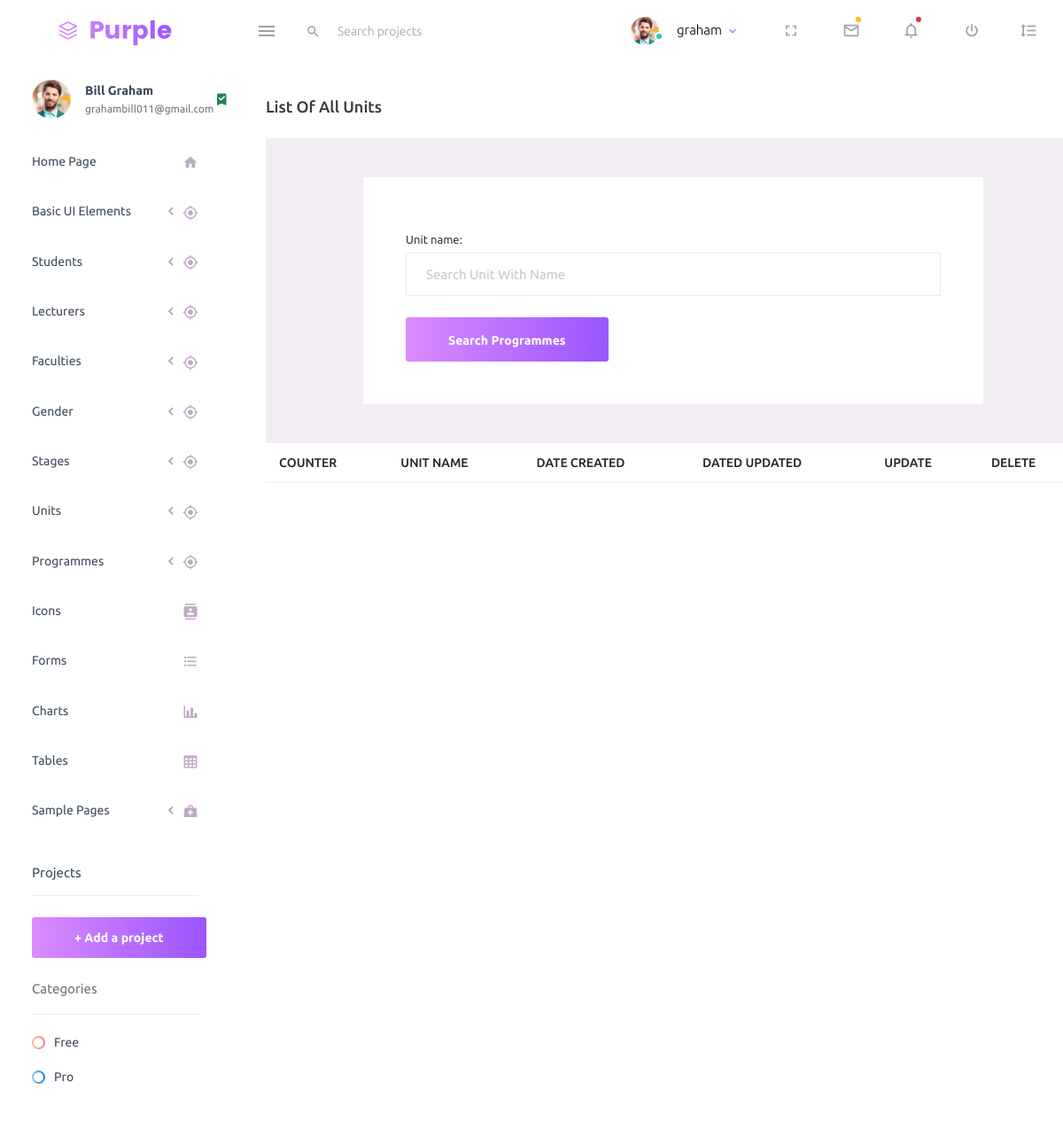
Page /school/list-unit/ (signed in) on the earlier database version.
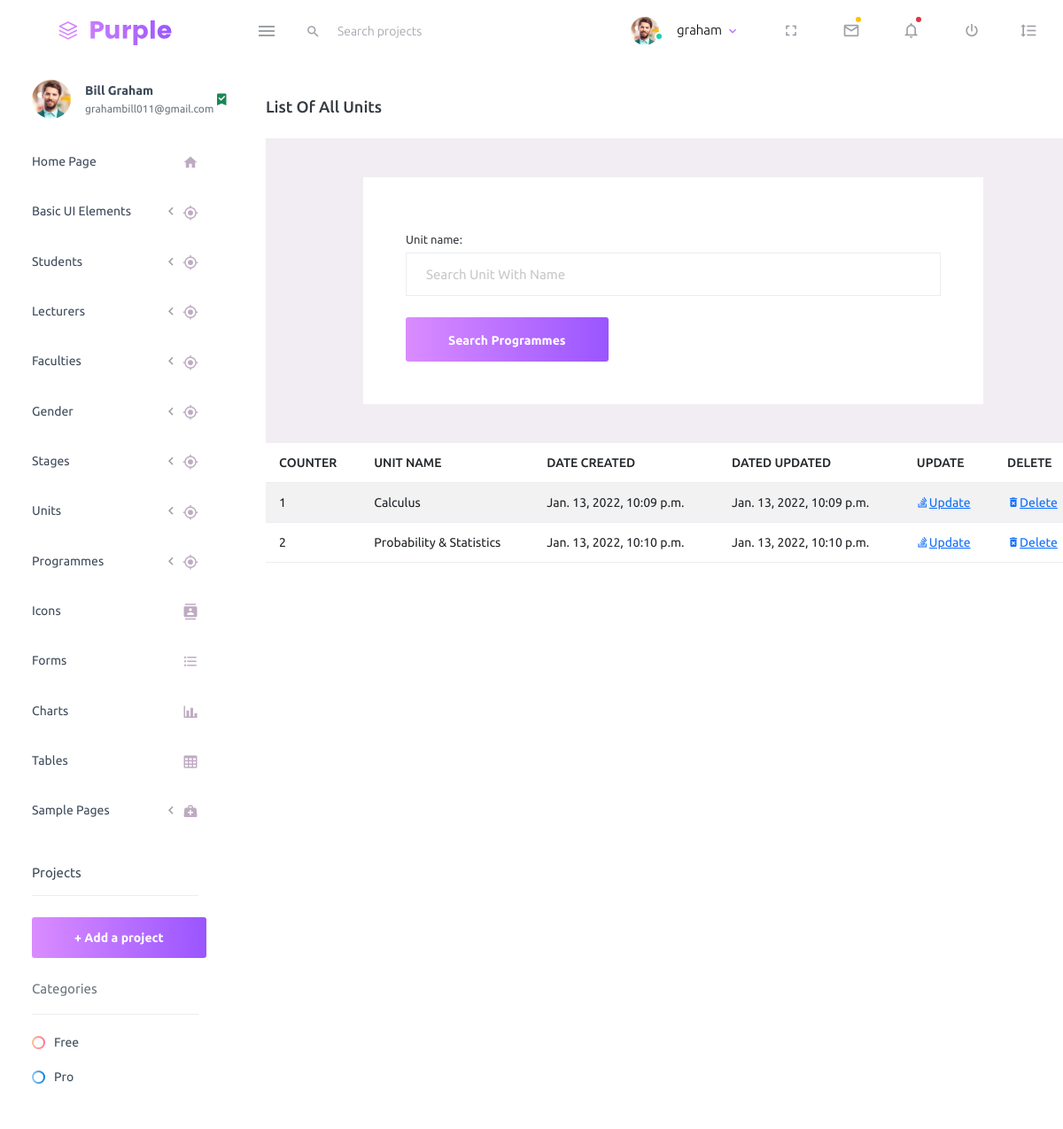
Same page on the later database version.
### school/models.py (models this page shows, shortened)
class Units(models.Model):
    unit_name=models.CharField(max_length=255, blank=True, null=True)
    date_created=models.DateTimeField(null=True, blank=True, auto_now_add=True)
    date_updated=models.DateTimeField(null=True, blank=True, auto_now=True)

### school/views.py (the view)
# urls.py: path('list-unit/', views.ListUnits, name='list-unit'),
@login_required
def ListUnits(request):
	title = 'List of All Units'
	form = UnitSearchForm(request.POST or None)
	queryset = Units.objects.all()
	context = {
		"title": title,
		"queryset": queryset,
	}
	if request.method == 'POST':
		queryset = Units.objects.filter(unit_name__icontains=form['unit_name'].value())
	context = {
	"form": form,
	"title": title,
	"queryset": queryset,
	}
	return render(request, "school/list-units.html", context)

### school/forms.py
class UnitSearchForm(forms.ModelForm):
    class Meta:
        model=Units
        fields=['unit_name']
        widgets = {'unit_name':forms.TextInput(attrs={'class':'form-control','placeholder':'Search Unit With Name'})}

### school/templates/school/list-units.html (shortened to what this page needs)
{% extends 'index2.html' %}
{% load static %}
{% block content %}
<div class="col-lg-10 grid-margin stretch-card">
    <div class="card">
      <div class="card-body">
        <h4 class="card-title">{{title}}</h4>
        <div class="content-wrapper d-flex align-items-center auth">
            <div class="row flex-grow">
              <div class="col-lg-10 mx-auto">
                <div class="auth-form-light text-left p-5">
                  <form class="pt-3" method="post" action="">
                      <fieldset>
                        {% for fm in form %}
                            <div class="form-group">
                                {{fm.label_tag}}
                                {{fm}}
                            </div>
                        {% endfor %}
                        <div class="mt-3">
                          <button class="btn btn-block btn-gradient-primary btn-lg font-weight-medium auth-form-btn" type="submit">Search Programmes</button>
                        </div>
                      </fieldset>
                  </form>
                </div>
              </div>
            </div>
          </div>
        <div class="col-lg-12 table-responsive fixed-table-body">
          <table class="table table-striped">
            <thead>
              <tr>
                <th> COUNTER </th>
                <th> UNIT NAME </th>
                <th> DATE CREATED </th>
                <th> DATED UPDATED </th>
                <th> UPDATE </th>
                <th> DELETE </th>
              </tr>
            </thead>
            <tbody>
              {% for instance in queryset %}
              <tr>
                  <td class="py-1">{{forloop.counter}}</td>
                  <td>{{instance.unit_name}}</td>
                  <td>{{instance.date_created}}</td>
                  <td>{{instance.date_updated}}</td>
                  <td><a class="mdi mdi-stack-overflow" href="{% url 'school:edit-unit' instance.id%}">Update</a></td>
                  <td><a class="mdi mdi-delete-forever" href="{% url 'school:delete-unit' instance.id%}">Delete</a></td>
              </tr>
              {% endfor %}
            </tbody>
          </table>
        </div>
      </div>
    </div>
  </div>
  {% endblock content %}

### school/templates/index2.html (shortened to what this page needs)
{%load static%}
<!DOCTYPE html>
<html lang="en">
  <head>
    <link rel="stylesheet" href="{% static 'dash/assets/vendors/mdi/css/materialdesignicons.min.css' %}">
    <link rel="stylesheet" href="{% static 'dash/assets/vendors/css/vendor.bundle.base.css' %}">
    <link rel="stylesheet" href="{% static 'dash/assets/css/style.css' %}">
    <link rel="stylesheet" type="text/css" href="{% static 'mine/toastr.min.css' %}" media="all">
  </head>
  <body>
    <div class="container-scroller">
      {% include 'navbar.html' %}
      <div class="container-fluid page-body-wrapper">
        {% include 'side_bar.html' %}
        {% block content %}
        {% endblock content %}
      </div>
    </div>
  </body>
</html>

### school/templates/navbar.html (shortened to what this page needs)
      {% load static %}
      <nav class="navbar default-layout-navbar col-lg-12 col-12 p-0 fixed-top d-flex flex-row">
        <div class="text-center navbar-brand-wrapper d-flex align-items-center justify-content-center">
          <a class="navbar-brand brand-logo" href="/"><img src="{% static 'dash/assets/images/logo.svg' %}" alt="logo" /></a>
        </div>
        <div class="navbar-menu-wrapper d-flex align-items-stretch">
          <button class="navbar-toggler navbar-toggler align-self-center" type="button" data-toggle="minimize">
            <span class="mdi mdi-menu"></span>
          </button>
          <div class="search-field d-none d-md-block">
            <form class="d-flex align-items-center h-100" action="#">
              <div class="input-group">
                <div class="input-group-prepend bg-transparent">
                  <i class="input-group-text border-0 mdi mdi-magnify"></i>
                </div>
                <input type="text" class="form-control bg-transparent border-0" placeholder="Search projects">
              </div>
            </form>
          </div>
          <ul class="navbar-nav navbar-nav-right">
            <li class="nav-item nav-profile dropdown">
              <a class="nav-link dropdown-toggle" id="profileDropdown" href="#" data-bs-toggle="dropdown" aria-expanded="false">
                <div class="nav-profile-img">
                  <img src="{% static 'dash/assets/images/faces/face1.jpg' %}" alt="image">
                  <span class="availability-status online"></span>
                </div>
                <div class="nav-profile-text">
                  <p class="mb-1 text-black">{{request.user}}</p>
                </div>
              </a>
            </li>
            <li class="nav-item d-none d-lg-block full-screen-link">
              <a class="nav-link">
                <i class="mdi mdi-fullscreen" id="fullscreen-button"></i>
              </a>
            </li>
            <li class="nav-item dropdown">
              <a class="nav-link count-indicator dropdown-toggle" id="messageDropdown" href="#" data-bs-toggle="dropdown" aria-expanded="false">
                <i class="mdi mdi-email-outline"></i>
                <span class="count-symbol bg-warning"></span>
              </a>
            </li>
            <li class="nav-item dropdown">
              <a class="nav-link count-indicator dropdown-toggle" id="notificationDropdown" href="#" data-bs-toggle="dropdown">
                <i class="mdi mdi-bell-outline"></i>
                <span class="count-symbol bg-danger"></span>
              </a>
            </li>
            <li class="nav-item nav-logout d-none d-lg-block">
              <a class="nav-link" href="#">
                <i class="mdi mdi-power"></i>
              </a>
            </li>
            <li class="nav-item nav-settings d-none d-lg-block">
              <a class="nav-link" href="#">
                <i class="mdi mdi-format-line-spacing"></i>
              </a>
            </li>
          </ul>
        </div>
      </nav>

### school/templates/side_bar.html (shortened to what this page needs)
        {% load static %}
        <nav class="sidebar sidebar-offcanvas" id="sidebar">
            <ul class="nav">
              <li class="nav-item nav-profile">
                <a href="#" class="nav-link">
                  <div class="nav-profile-image">
                    <img src="{% static 'dash/assets/images/faces/face1.jpg' %}" alt="profile">
                  </div>
                  <div class="nav-profile-text d-flex flex-column">
                    <span class="font-weight-bold mb-2">{{request.user.first_name}} {{request.user.last_name}}</span>
                    <span class="text-secondary text-small">{{request.user.email}}</span>
                  </div>
                  <i class="mdi mdi-bookmark-check text-success nav-profile-badge"></i>
                </a>
              </li>
              <li class="nav-item">
                <a class="nav-link" href="{% url 'home' %}">
                  <span class="menu-title">Home Page</span>
                  <i class="mdi mdi-home menu-icon"></i>
                </a>
              </li>
              <li class="nav-item">
                <a class="nav-link" data-bs-toggle="collapse" href="#ui-basic" aria-expanded="false" aria-controls="ui-basic">
                  <span class="menu-title">Basic UI Elements</span>
                  <i class="menu-arrow"></i>
                  <i class="mdi mdi-crosshairs-gps menu-icon"></i>
                </a>
              </li>
              <li class="nav-item">
                <a class="nav-link" data-bs-toggle="collapse" href="#students" aria-expanded="false" aria-controls="ui-basic">
                  <span class="menu-title">Students</span>
                  <i class="menu-arrow"></i>
                  <i class="mdi mdi-crosshairs-gps menu-icon"></i>
                </a>
              </li>
              <li class="nav-item">
                <a class="nav-link" data-bs-toggle="collapse" href="#lecs" aria-expanded="false" aria-controls="ui-basic">
                  <span class="menu-title">Lecturers</span>
                  <i class="menu-arrow"></i>
                  <i class="mdi mdi-crosshairs-gps menu-icon"></i>
                </a>
              </li>
              <li class="nav-item">
                <a class="nav-link" data-bs-toggle="collapse" href="#faccs" aria-expanded="false" aria-controls="ui-basic">
                  <span class="menu-title">Faculties</span>
                  <i class="menu-arrow"></i>
                  <i class="mdi mdi-crosshairs-gps menu-icon"></i>
                </a>
              </li>
              <li class="nav-item">
                <a class="nav-link" data-bs-toggle="collapse" href="#gender" aria-expanded="false" aria-controls="ui-basic">
                  <span class="menu-title">Gender</span>
                  <i class="menu-arrow"></i>
                  <i class="mdi mdi-crosshairs-gps menu-icon"></i>
                </a>
              </li>
              <li class="nav-item">
                <a class="nav-link" data-bs-toggle="collapse" href="#stages" aria-expanded="false" aria-controls="ui-basic">
                  <span class="menu-title">Stages</span>
                  <i class="menu-arrow"></i>
                  <i class="mdi mdi-crosshairs-gps menu-icon"></i>
                </a>
              </li>
              <li class="nav-item">
                <a class="nav-link" data-bs-toggle="collapse" href="#units" aria-expanded="false" aria-controls="ui-basic">
                  <span class="menu-title">Units</span>
                  <i class="menu-arrow"></i>
                  <i class="mdi mdi-crosshairs-gps menu-icon"></i>
                </a>
              </li>
              <li class="nav-item">
                <a class="nav-link" data-bs-toggle="collapse" href="#programmes" aria-expanded="false" aria-controls="ui-basic">
                  <span class="menu-title">Programmes</span>
                  <i class="menu-arrow"></i>
                  <i class="mdi mdi-crosshairs-gps menu-icon"></i>
                </a>
              </li>
              <li class="nav-item">
                <a class="nav-link" href="{% static 'dash/pages/icons/mdi.html' %}">
                  <span class="menu-title">Icons</span>
                  <i class="mdi mdi-contacts menu-icon"></i>
                </a>
              </li>
              <li class="nav-item">
                <a class="nav-link" href="{% static 'dash/pages/forms/basic_elements.html' %}">
                  <span class="menu-title">Forms</span>
                  <i class="mdi mdi-format-list-bulleted menu-icon"></i>
                </a>
              </li>
              <li class="nav-item">
                <a class="nav-link" href="{% static 'dash/pages/charts/chartjs.html' %}">
                  <span class="menu-title">Charts</span>
                  <i class="mdi mdi-chart-bar menu-icon"></i>
                </a>
              </li>
              <li class="nav-item">
                <a class="nav-link" href="{% static 'dash/pages/tables/basic-table.html' %}">
                  <span class="menu-title">Tables</span>
                  <i class="mdi mdi-table-large menu-icon"></i>
                </a>
              </li>
              <li class="nav-item">
                <a class="nav-link" data-bs-toggle="collapse" href="#general-pages" aria-expanded="false" aria-controls="general-pages">
                  <span class="menu-title">Sample Pages</span>
                  <i class="menu-arrow"></i>
                  <i class="mdi mdi-medical-bag menu-icon"></i>
                </a>
              </li>
              <li class="nav-item sidebar-actions">
                <span class="nav-link">
                  <div class="border-bottom">
                    <h6 class="font-weight-normal mb-3">Projects</h6>
                  </div>
                  <button class="btn btn-block btn-lg btn-gradient-primary mt-4">+ Add a project</button>
                  <div class="mt-4">
                    <div class="border-bottom">
                      <p class="text-secondary">Categories</p>
                    </div>
                    <ul class="gradient-bullet-list mt-4">
                      <li>Free</li>
                      <li>Pro</li>
                    </ul>
                  </div>
                </span>
              </li>
            </ul>
          </nav>

Differences in the rows shown:
added Units: unit_name "Calculus", date_created "Jan. 13, 2022, 10:09 p.m.", date_updated "Jan. 13, 2022, 10:09 p.m."
added Units: unit_name "Probability & Statistics", date_created "Jan. 13, 2022, 10:10 p.m.", date_updated "Jan. 13, 2022, 10:10 p.m."
